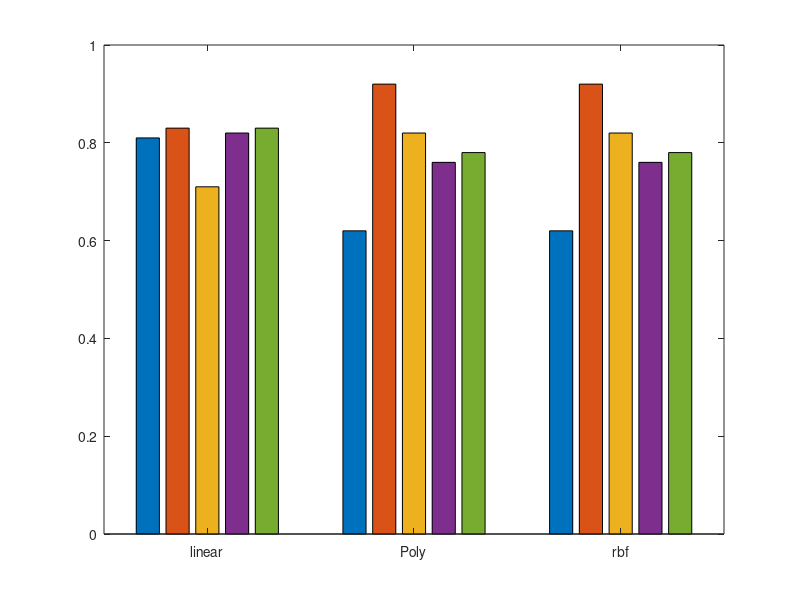

Here is the MATLAB script that generated this plot: (Note: this script raises an error after producing the figure.)
%Metric values randomly initialized for demo ,enter the values specific to an
%experiment to generate  plot for that experiment

sens(1)= 0.81;
spec(1)= 0.83;
prec(1)= 0.71;
gmean(1)= 0.82;
acc(1)= 0.83;

sens(2)= 0.62;
spec(2)= 0.92;
prec(2)= 0.82;
gmean(2)= 0.76;
acc(2)= 0.78;

sens(3)= 0.62;
spec(3)= 0.92;
prec(3)= 0.82;
gmean(3)= 0.76;
acc(3)= 0.78;

%Bar plot
y = [sens(1) spec(1) prec(1) gmean(1) acc(1);sens(2) spec(2) prec(2) gmean(2) acc(2);sens(3) spec(3) prec(3) gmean(3) acc(3)];

bar(y)
ylim([0 1])
set(gca,'XTickLabel',{'linear', 'Poly', 'rbf'});
Xlabel('kernel');
legend('sensitivity','specificity','precision','gmean','accuracy')
Title('Demo OSVM for random metric values')

